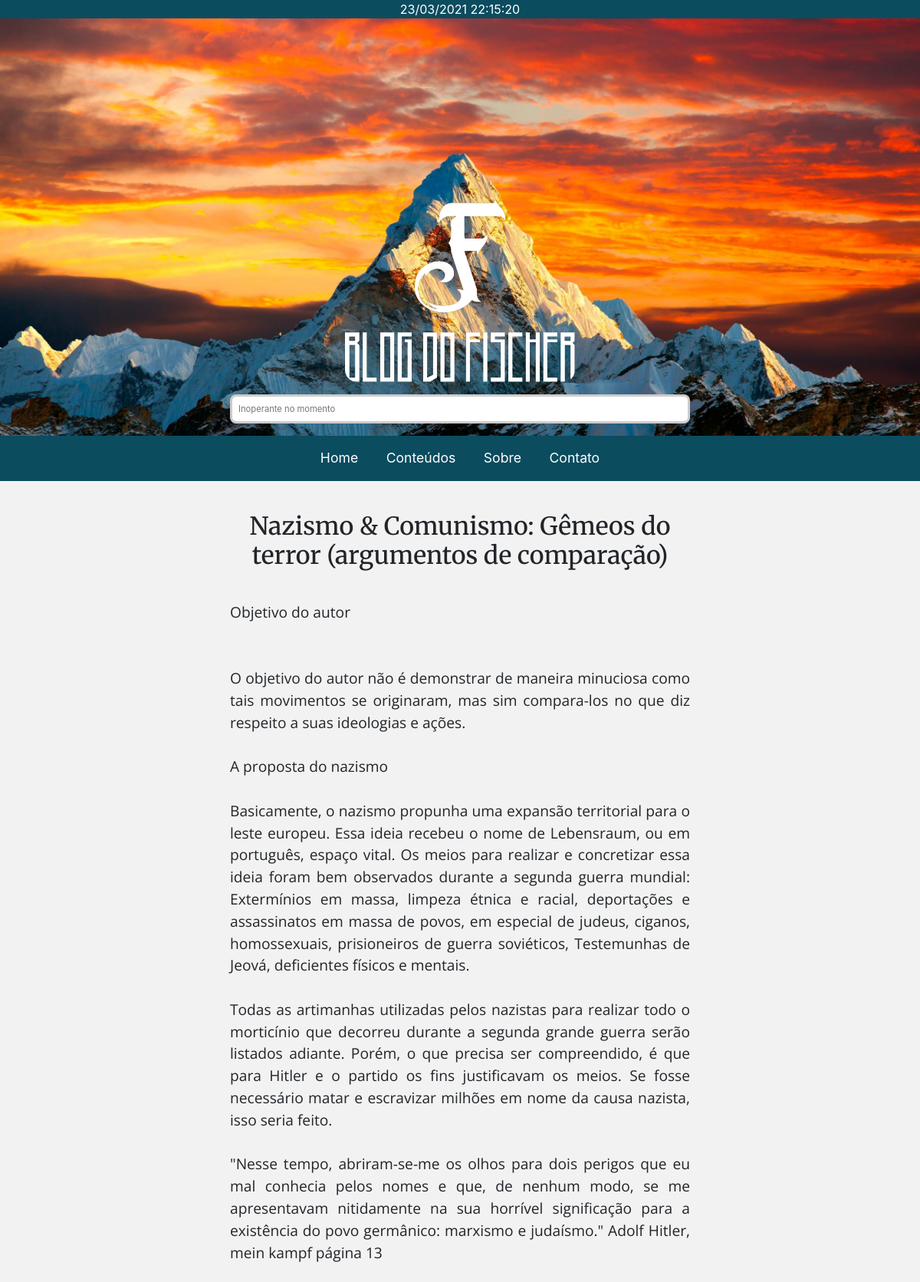
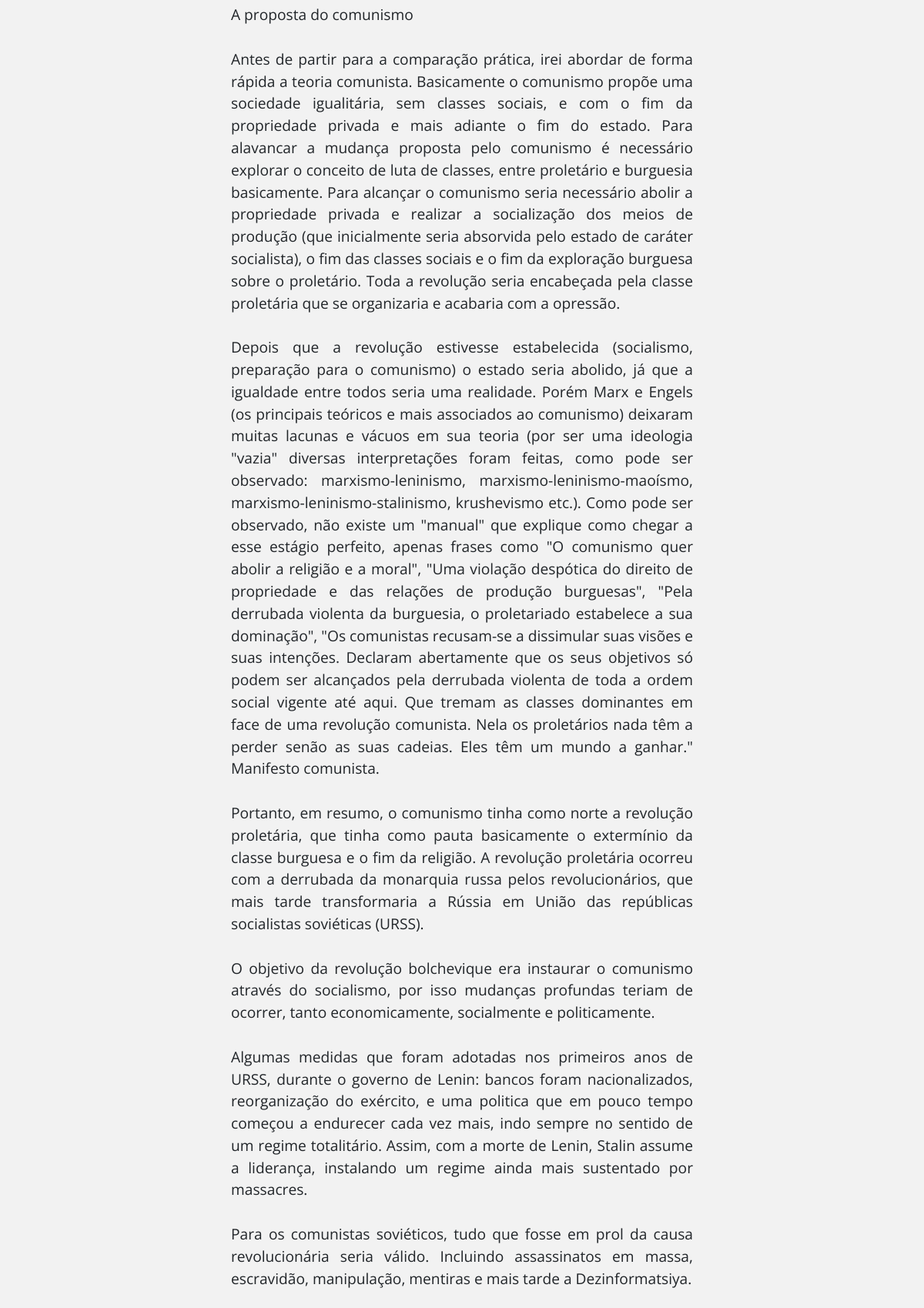
/artigo.php?id=2 (upper part), run on the app's committed database (2 pictures, top to bottom).
### tables this page shows
CREATE TABLE `artigos` (
  `id` int(11) NOT NULL,
  `titulo` text NOT NULL,
  `conteudo` text NOT NULL
);

### php-conteudos.php (called while the page is built, shortened)
<?php
Class Artigo
{
  private $mysql;
  public function __construct(mysqli $mysql)
  {
    $this -> mysql = $mysql;
  }
  public function encontrarPorId(string $id) : array
  {
    $selecionaArtigo = $this->mysql->prepare("SELECT id, titulo, conteudo FROM artigos WHERE id = ?");
    $selecionaArtigo -> bind_param('s', $id);
    $selecionaArtigo -> execute();
    $artigo = $selecionaArtigo -> get_result() -> fetch_assoc();
    return $artigo;
  }
}
?>

### artigo.php (the view, shortened to what this page needs)
<?php
require 'config.php';
require 'php-conteudos.php';
$obj_artigo = new Artigo($mysql);
$artigo = $obj_artigo -> encontrarPorId($_GET['id']);
include 'cabecalho.php';
?>
        <main class = "container-meu">
            <br>
            <h1><?php echo $artigo['titulo']; ?></h1>
            <br>
            <p><?php echo nl2br ($artigo['conteudo']); ?></p>
        </main>
    <?php
        include 'rodape.php';
    ?>

### css/container-meu.css (style rules this page uses)
.container-meu { padding-right: 10%; padding-left: 10%; text-align: center; }
@media screen and (min-width: 1024px) { .container-meu { padding-right: 25%; padding-left: 25%; } }
body { background-color: #F2F2F2; }

### data on the page
artigos: titulo "Nazismo & Comunismo: Gêmeos do terror (argumentos de comparação)", conteudo "Objetivo do autor O objetivo do autor não é demonstrar de maneira minuciosa como tais movimentos se originaram, mas sim compara-los no que diz respeito a suas ideologias e ações. A proposta do nazismo Basicamente, o nazismo propunha uma expansão territorial para o leste europeu. Essa ideia recebeu o nome de Lebensraum, ou em português, espaço vital. Os meios para realizar e concretizar essa ideia foram bem observados durante a segunda guerra mundial: Extermínios em massa, limpeza étnica e racial, deportações e assassinatos em massa de povos, em especial de judeus, ciganos, homossexuais, prisioneiros de guerra soviéticos, Testemunhas de Jeová, deficientes físicos e mentais. Todas as…"
